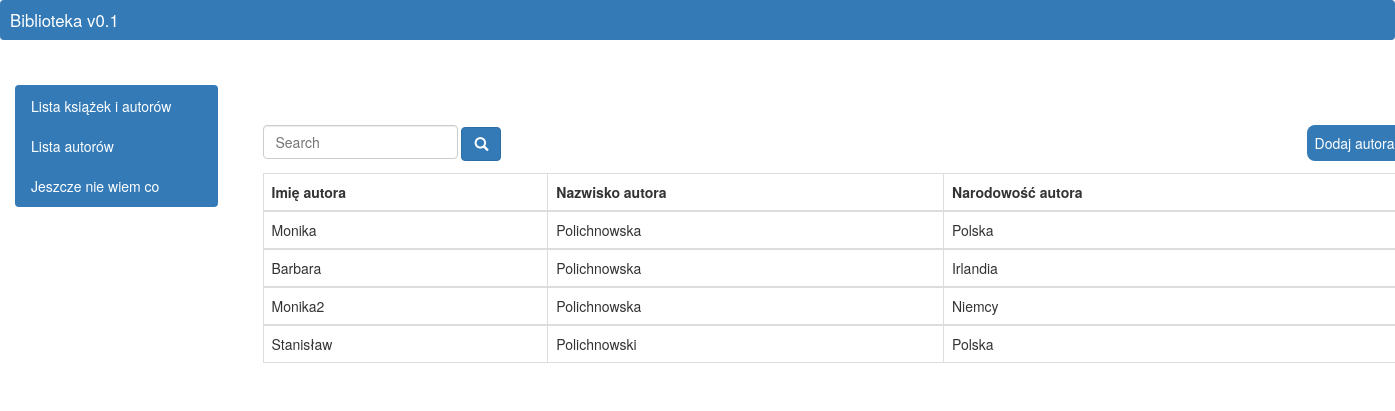
Page /books/authors/ on the committed database.
### books/models.py (models this page shows, shortened)
class Author(models.Model):
    first_name = models.CharField(max_length=255)
    last_name = models.CharField(max_length=255)
    nationality = models.CharField(max_length=50)
    class Meta:
        app_label = 'books'
        ordering = ('last_name', )
        verbose_name = 'autor'
        verbose_name_plural = 'autorzy'

### books/views.py (the view)
class AuthorListView(ListView):
    model = Author
    template_name = 'authors/author_list.html'
    context_object_name = 'author_list'
    paginate_by = 6

### books/templates/authors/author_list.html (shortened to what this page needs)
{% extends 'index.html' %}
{% load bootstrap3 %}
{% block content %}
<div class="container">
    <div class="button-div">
      <a class="button-style" href="{% url 'author_create' %}">Dodaj autora</a>
    </div>
<table class="table table-bordered table-hover">
    <div class="">
          <input class="" id="" name="q" type="text" placeholder="Search">
          <button class="btn btn-primary" type="submit"><i class="glyphicon glyphicon-search"></i></button>
    </div>
<thead>
    <tr>
      <th>Imię autora</th><th>Nazwisko autora</th><th>Narodowość autora</th>
    </tr>
</thead>
{% for author in author_list %}
    <tbody>
        <tr>
            <td>{{ author.first_name }}</td>
            <td>{{ author.last_name }}</td>
            <td>{{ author.nationality }}</td>
        </tr>
    </tbody>
{% endfor %}
</table>
</div>
{% endblock %}

### static/css/style.css (style rules this page uses)
.container { margin-top: 40px; }
button i { font-size: 14px; }
input { display: inline-block; height: 34px; padding: 6px 12px; font-size: 14px; line-height: 1.42857143; background-color: #fff; background-image: none; border: 1px solid #ccc; border-radius: 4px; -webkit-box-shadow: inset 0 1px 1px rgba(0, 0, 0, .075); box-shadow: inset 0 1px 1px rgba(0, 0, 0, .075); -webkit-transition: border-color ease-in-out .15s, -webkit-box-shadow ease-in-out .15s; -o-transition: border-color ease-in-out .15s, box-shadow ease-in-out .15s; transition: border-color ease-in-out .15s, box-shadow ease-in-out .15s; }
.button-div { float: right; margin-bottom: 12px; }
.button-style { background-color: #337ab7; padding: 8px 8px; border-radius: 8px; color: white; font-size: 1em; display: inline-block; }

### rows in the picture
Author: first_name "Monika", last_name "Polichnowska", nationality "Polska"
Author: first_name "Barbara", last_name "Polichnowska", nationality "Irlandia"
Author: first_name "Monika2", last_name "Polichnowska", nationality "Niemcy"
Author: first_name "Stanisław", last_name "Polichnowski", nationality "Polska"
